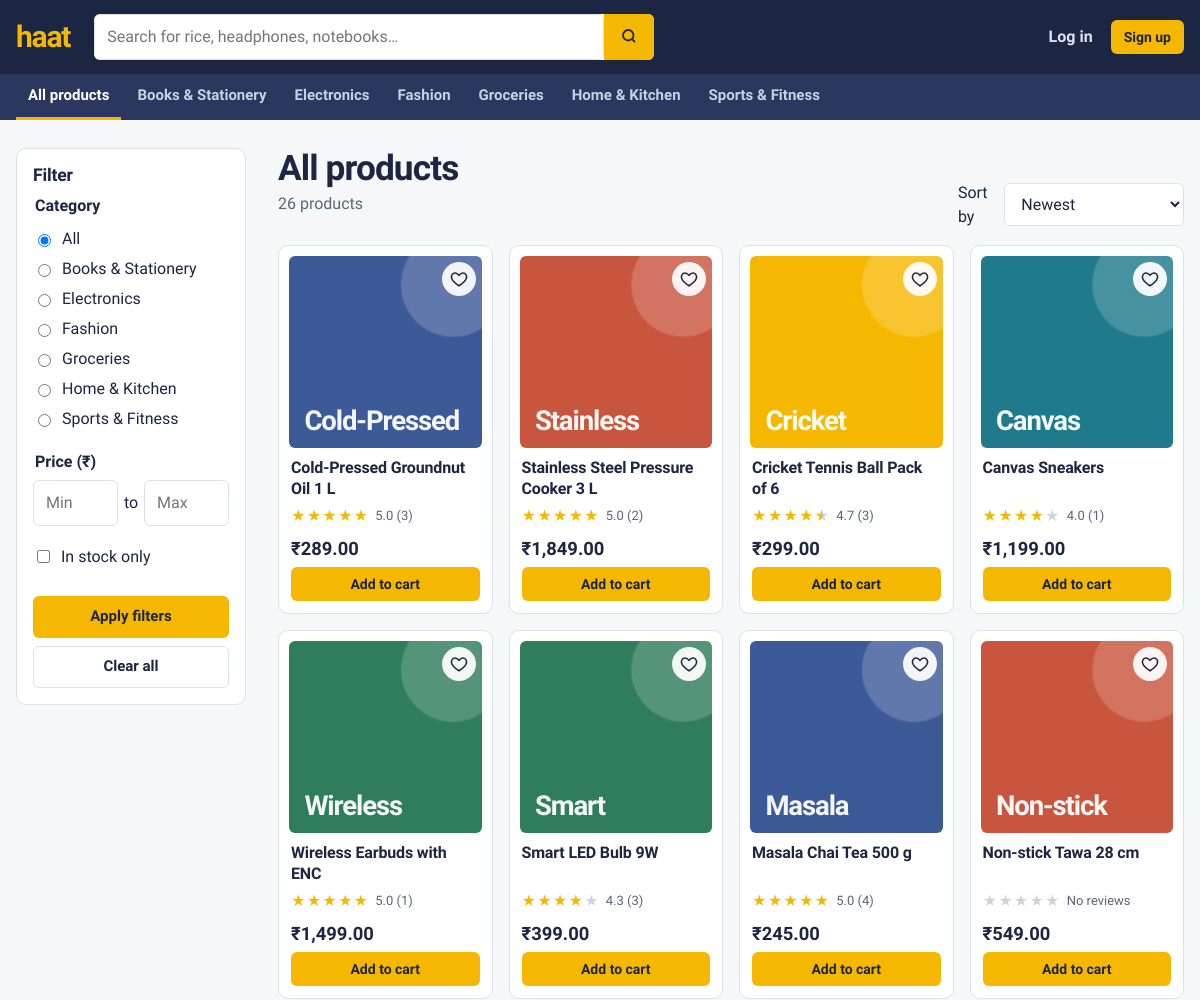
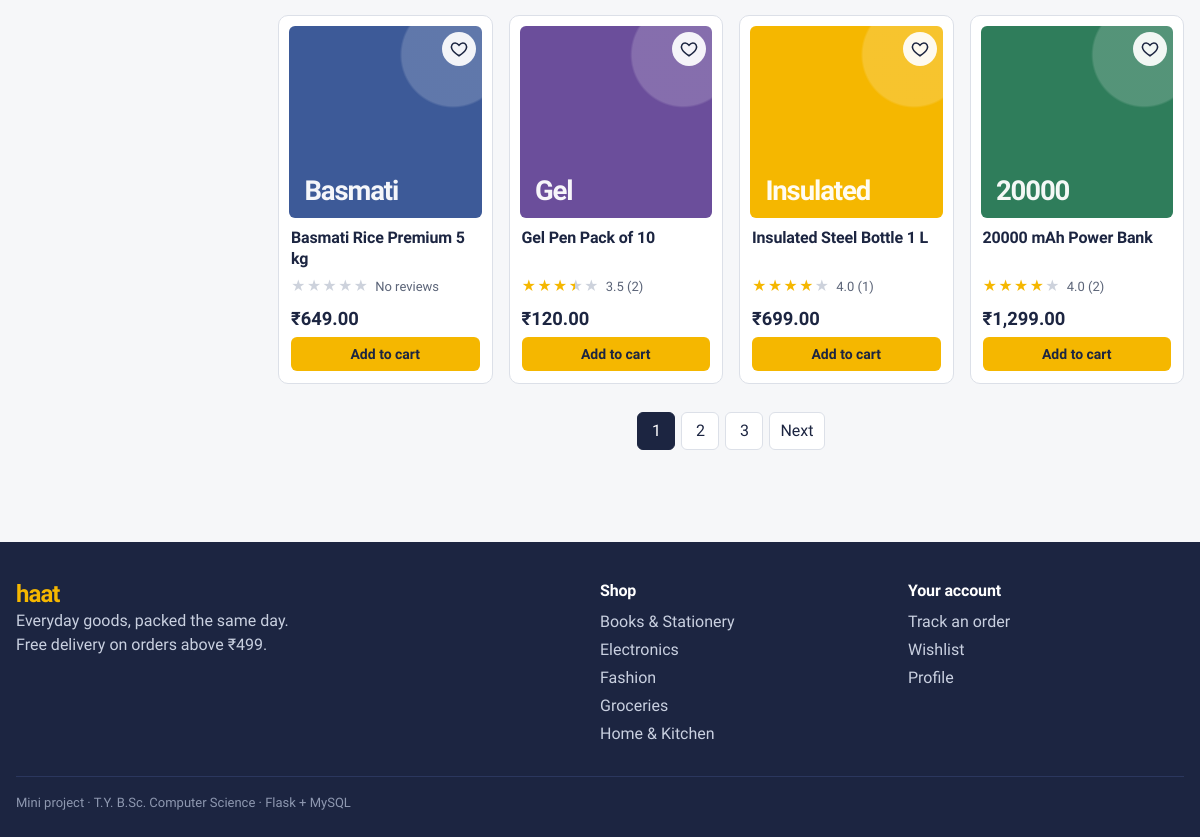
Page /shop on the committed database (2 pictures, top to bottom).
### models.py (models this page shows, shortened)
class Category(db.Model):
    __tablename__ = "categories"
    category_id = db.Column(db.Integer, primary_key=True)
    category_name = db.Column(db.String(100), unique=True, nullable=False)
    description = db.Column(db.Text)
    created_at = db.Column(db.DateTime, default=now)
    products = db.relationship("Product", backref="category", lazy="dynamic")

class Product(db.Model):
    __tablename__ = "products"
    product_id = db.Column(db.Integer, primary_key=True)
    name = db.Column(db.String(150), nullable=False)
    description = db.Column(db.Text)
    price = db.Column(db.Numeric(10, 2), nullable=False)
    stock = db.Column(db.Integer, nullable=False, default=0)
    category_id = db.Column(db.Integer, db.ForeignKey("categories.category_id"), nullable=False)
    image = db.Column(db.String(255))                      # file name in static/uploads
    is_active = db.Column(db.Boolean, nullable=False, default=True)
    created_at = db.Column(db.DateTime, default=now)
    reviews = db.relationship("Review", backref="product", lazy="dynamic",
                              cascade="all, delete-orphan")
    @property
    def rating_avg(self):
        value = db.session.query(func.avg(Review.rating)).filter(
            Review.product_id == self.product_id).scalar()
        return round(float(value), 1) if value else 0
    @property
    def rating_count(self):
        return self.reviews.count()

### modules/products.py (the view)
@bp.route("/shop")
def shop():
    args = request.args
    q = args.get("q", "").strip()
    category_id = args.get("category", type=int)
    min_price = args.get("min", type=float)
    max_price = args.get("max", type=float)
    sort = args.get("sort", "newest")
    in_stock = args.get("in_stock") == "1"
    query = Product.query.filter(Product.is_active.is_(True))
    if q:
        like = f"%{q}%"
        query = query.filter(or_(Product.name.ilike(like), Product.description.ilike(like)))
    if category_id:
        query = query.filter(Product.category_id == category_id)
    if min_price is not None:
        query = query.filter(Product.price >= min_price)
    if max_price is not None:
        query = query.filter(Product.price <= max_price)
    if in_stock:
        query = query.filter(Product.stock > 0)
    if sort == "price_asc":
        query = query.order_by(Product.price.asc())
    elif sort == "price_desc":
        query = query.order_by(Product.price.desc())
    elif sort == "rating":
        sq = _rating_subquery()
        query = (query.outerjoin(sq, Product.product_id == sq.c.pid)
                 .order_by(func.coalesce(sq.c.avg, 0).desc(), Product.name))
    else:
        sort = "newest"
        query = query.order_by(Product.created_at.desc(), Product.product_id.desc())
    pagination = query.paginate(page=args.get("page", 1, type=int),
                                per_page=current_app.config["PRODUCTS_PER_PAGE"],
                                error_out=False)
    category = db.session.get(Category, category_id) if category_id else None
    return render_template("shop/shop.html", pagination=pagination, q=q, category=category,
                           sort=sort, min_price=min_price, max_price=max_price, in_stock=in_stock)

### app.py (called while the page is built)
def _csrf_token():
    if "_csrf" not in session:
        session["_csrf"] = secrets.token_hex(16)
    return session["_csrf"]

def _register_middleware(app):
    @app.before_request
    def csrf_protect():
        if request.method == "POST" and app.config.get("CSRF_ENABLED", True):
            token = request.form.get("csrf_token") or request.headers.get("X-CSRF-Token")
            if not token or token != session.get("_csrf"):
                app.logger.warning("CSRF check failed on %s", request.path)
                abort(400, description="Your session expired. Reload the page and try again.")
    @app.after_request
    def log_request(response):
        if not request.path.startswith("/static"):
            app.logger.debug("%s %s -> %s", request.method, request.path, response.status_code)
        return response

def _register_template_helpers(app):
    app.jinja_env.globals.update(csrf_token=_csrf_token, page_url=page_url, tile_colour=tile_colour)
    app.jinja_env.filters["money"] = money
    @app.context_processor
    def inject_globals():
        cart_count, wish_ids = 0, set()
        if current_user.is_authenticated:
            cart_count = (db.session.query(db.func.coalesce(db.func.sum(CartItem.quantity), 0))
                          .filter(CartItem.user_id == current_user.user_id).scalar())
            wish_ids = {w.product_id for w in
                        WishlistItem.query.filter_by(user_id=current_user.user_id)}
        return {
            "store_name": app.config["STORE_NAME"],
            "nav_categories": Category.query.order_by(Category.category_name).all(),
            "cart_count": cart_count,
            "wish_ids": wish_ids,
        }

### utils/helpers.py (called while the page is built)
def _indian_grouping(whole: str) -> str:
    if len(whole) <= 3:
        return whole
    last3, rest = whole[-3:], whole[:-3]
    groups = []
    while len(rest) > 2:
        groups.insert(0, rest[-2:])
        rest = rest[:-2]
    if rest:
        groups.insert(0, rest)
    return ",".join(groups + [last3])

def money(value, symbol="₹"):
    d = Decimal(str(value or 0)).quantize(Decimal("0.01"))
    sign = "-" if d < 0 else ""
    whole, frac = f"{abs(d):.2f}".split(".")
    return f"{sign}{symbol}{_indian_grouping(whole)}.{frac}"

def tile_colour(category_id):
    return TILE_COLOURS[(category_id or 0) % len(TILE_COLOURS)]

def page_url(page):
    args = request.args.to_dict()
    args["page"] = page
    return url_for(request.endpoint, **(request.view_args or {}), **args)

### templates/shop/shop.html (shortened to what this page needs)
{% extends "base.html" %}
{% import "partials/macros.html" as m with context %}
{% block content %}
<div class="wrap shop-layout">
  <aside class="filters">
    <form method="get" id="filter-form">
      <h2 class="filter-title">Filter</h2>
      <fieldset>
        <legend>Category</legend>
        <label class="radio"><input type="radio" name="category" value="" {{ 'checked' if not category }}> All</label>
        {% for c in nav_categories %}
        <label class="radio"><input type="radio" name="category" value="{{ c.category_id }}" {{ 'checked' if category and category.category_id == c.category_id }}> {{ c.category_name }}</label>
        {% endfor %}
      </fieldset>
      <fieldset>
        <legend>Price (₹)</legend>
        <div class="price-range">
          <label class="sr" for="min">Minimum</label><input id="min" type="number" name="min" min="0" placeholder="Min" value="{{ min_price|int if min_price is not none }}">
          <span>to</span>
          <label class="sr" for="max">Maximum</label><input id="max" type="number" name="max" min="0" placeholder="Max" value="{{ max_price|int if max_price is not none }}">
        </div>
      </fieldset>
      <fieldset>
        <label class="check"><input type="checkbox" name="in_stock" value="1" {{ 'checked' if in_stock }}> In stock only</label>
      </fieldset>
      <button class="btn btn-primary btn-block" type="submit">Apply filters</button>
      <a class="btn btn-ghost btn-block" href="{{ url_for('products.shop') }}">Clear all</a>
    </form>
  </aside>
  <section>
    <div class="results-head">
      <div>
        <h1 class="page-title">{% if q %}Results for “{{ q }}”{% elif category %}{{ category.category_name }}{% else %}All products{% endif %}</h1>
        <p class="muted">{{ pagination.total }} product{{ '' if pagination.total == 1 else 's' }}{% if category and category.description %} · {{ category.description }}{% endif %}</p>
      </div>
      <form method="get" class="sort">
        <label for="sort">Sort by</label>
        <select id="sort" name="sort" data-autosubmit>
          <option value="newest" {{ 'selected' if sort=='newest' }}>Newest</option>
        </select>
      </form>
    </div>
    {% if pagination.items %}
      <div class="grid">{% for p in pagination.items %}{{ m.product_card(p) }}{% endfor %}</div>
      {{ m.pager(pagination) }}
    {% else %}
      <div class="empty-state">
        <h2>No products match these filters</h2>
        <p>Try a shorter search word, widen the price range, or clear the filters.</p>
        <a class="btn btn-primary" href="{{ url_for('products.shop') }}">Clear filters</a>
      </div>
    {% endif %}
  </section>
</div>
{% endblock %}

### templates/base.html (shortened to what this page needs)
<!doctype html>
<html lang="en">
<head>
  <link rel="stylesheet" href="{{ url_for('static', filename='css/style.css') }}">
</head>
<body class="{% block body_class %}{% endblock %}">
{% block header %}
<header class="site-header">
  <div class="wrap header-row">
    <a class="logo" href="{{ url_for('products.home') }}">{{ store_name|lower }}</a>
    <form class="search" action="{{ url_for('products.shop') }}" method="get" role="search">
      <input id="q" name="q" type="search" placeholder="Search for rice, headphones, notebooks…" value="{{ request.args.get('q','') }}">
      <button type="submit" aria-label="Search">
        <svg width="18" height="18" viewBox="0 0 24 24" fill="none" stroke="currentColor" stroke-width="2.4" aria-hidden="true"><circle cx="11" cy="11" r="7"/><path d="m20 20-3.5-3.5"/></svg>
      </button>
    </form>
    <nav class="user-nav" aria-label="Account">
      {% if current_user.is_authenticated %}
        {% if current_user.is_admin %}<a href="{{ url_for('admin.dashboard') }}">Admin</a>{% endif %}
        <a href="{{ url_for('cart.orders') }}">Orders</a>
        <a href="{{ url_for('cart.wishlist') }}">Wishlist{% if wish_ids %} <span class="count">{{ wish_ids|length }}</span>{% endif %}</a>
        <a class="cart-link" href="{{ url_for('cart.view_cart') }}">Cart <span class="count">{{ cart_count }}</span></a>
        <a href="{{ url_for('auth.account') }}" title="Your account" class="avatar">{{ current_user.name[:1]|upper }}</a>
      {% else %}
        <a href="{{ url_for('auth.login') }}">Log in</a>
        <a class="btn btn-sm btn-primary" href="{{ url_for('auth.register') }}">Sign up</a>
      {% endif %}
    </nav>
  </div>
  <nav class="cat-bar" aria-label="Categories">
    <div class="wrap">
      <a href="{{ url_for('products.shop') }}" class="{{ 'on' if request.endpoint=='products.shop' and not request.args.get('category') }}">All products</a>
      {% for c in nav_categories %}
        <a href="{{ url_for('products.shop', category=c.category_id) }}" class="{{ 'on' if request.args.get('category')|int == c.category_id }}">{{ c.category_name }}</a>
      {% endfor %}
    </div>
  </nav>
</header>
{% endblock %}
<main id="main">{% block content %}{% endblock %}</main>
{% block footer %}
<footer class="site-footer">
  <div class="wrap footer-row">
    <div>
      <span class="logo logo-sm">{{ store_name|lower }}</span>
      <p>Everyday goods, packed the same day.<br>Free delivery on orders above ₹499.</p>
    </div>
    <div>
      <h4>Shop</h4>
      {% for c in nav_categories[:5] %}<a href="{{ url_for('products.shop', category=c.category_id) }}">{{ c.category_name }}</a>{% endfor %}
    </div>
    <div>
      <h4>Your account</h4>
      <a href="{{ url_for('cart.orders') }}">Track an order</a>
      <a href="{{ url_for('cart.wishlist') }}">Wishlist</a>
      <a href="{{ url_for('auth.account') }}">Profile</a>
    </div>
  </div>
  <div class="wrap fine">Mini project · T.Y. B.Sc. Computer Science · Flask + MySQL</div>
</footer>
{% endblock %}
</body>
</html>

### templates/partials/macros.html (shortened to what this page needs)
{% macro stars(value, count=None, size='') -%}
<span class="stars {{ size }}" aria-label="{{ value }} out of 5 stars">
  {%- for i in range(1, 6) -%}
    <span class="{{ 'full' if value >= i else ('half' if value >= i - 0.5 else '') }}">★</span>
  {%- endfor -%}
  {% if count is not none %}<span class="star-count">{{ value if value else '' }}{% if count %} ({{ count }}){% else %}No reviews{% endif %}</span>{% endif %}
</span>
{%- endmacro %}
{% macro tile(p, cls='') -%}
{% if p.image %}
  <img class="tile {{ cls }}" src="{{ url_for('static', filename='uploads/' ~ p.image) }}" alt="{{ p.name }}" loading="lazy">
{% else %}
  <div class="tile tile-type {{ cls }}" style="--tile: {{ tile_colour(p.category_id) }}" aria-hidden="true">
    <span>{{ p.name.split()[0] }}</span>
  </div>
{% endif %}
{%- endmacro %}
{% macro product_card(p) -%}
<article class="card">
  <a class="card-link" href="{{ url_for('products.product_detail', product_id=p.product_id) }}">
    {{ tile(p) }}
    <h3>{{ p.name }}</h3>
  </a>
  <div class="card-meta">
    {{ stars(p.rating_avg, p.rating_count, 'sm') }}
  </div>
  <div class="card-foot">
    <span class="price">{{ p.price|money }}</span>
    {% if p.stock == 0 %}
      <span class="tag tag-muted">Out of stock</span>
    {% else %}
      <form method="post" action="{{ url_for('cart.add_to_cart', product_id=p.product_id) }}">
        <button class="btn btn-sm btn-primary" type="submit">Add to cart</button>
      </form>
    {% endif %}
  </div>
  <form class="wish" method="post" action="{{ url_for('cart.toggle_wishlist', product_id=p.product_id) }}">
    <button type="submit" class="wish-btn {{ 'on' if p.product_id in wish_ids }}" aria-label="{{ 'Remove from' if p.product_id in wish_ids else 'Save to' }} wishlist" aria-pressed="{{ 'true' if p.product_id in wish_ids else 'false' }}">
      <svg viewBox="0 0 24 24" width="18" height="18" aria-hidden="true"><path d="M12 21s-7.5-4.6-9.6-9.4C.9 8.1 3 4 6.9 4c2.2 0 3.6 1.2 5.1 3 1.5-1.8 2.9-3 5.1-3C21 4 23.1 8.1 21.6 11.6 19.5 16.4 12 21 12 21z"/></svg>
    </button>
  </form>
</article>
{%- endmacro %}
{% macro pager(pagination) -%}
{% if pagination.pages > 1 %}
<nav class="pager" aria-label="Pages">
  {% for n in pagination.iter_pages(left_edge=1, right_edge=1, left_current=2, right_current=2) %}
    {% if n %}
      {% if n == pagination.page %}<span class="on" aria-current="page">{{ n }}</span>
      {% else %}<a href="{{ page_url(n) }}">{{ n }}</a>{% endif %}
    {% else %}<span class="gap">…</span>{% endif %}
  {% endfor %}
  {% if pagination.has_next %}<a href="{{ page_url(pagination.next_num) }}">Next</a>{% endif %}
</nav>
{% endif %}
{%- endmacro %}

### rows in the picture
Category: category_name "Books & Stationery"
Category: category_name "Electronics"
Category: category_name "Fashion"
Category: category_name "Groceries"
Category: category_name "Home & Kitchen"
Category: category_name "Sports & Fitness"
Product: name "Cold-Pressed", name "Cold-Pressed Groundnut Oil 1 L", value "5.0", count "3", price "₹289.00"
Product: name "Stainless", name "Stainless Steel Pressure Cooker 3 L", value "5.0", count "2", price "₹1,849.00"
Product: name "Cricket", name "Cricket Tennis Ball Pack of 6", value "4.7", count "3", price "₹299.00"
Product: name "Canvas", name "Canvas Sneakers", value "4.0", is_active "1", price "₹1,199.00"
Product: name "Wireless", name "Wireless Earbuds with ENC", value "5.0", is_active "1", price "₹1,499.00"
Product: name "Smart", name "Smart LED Bulb 9W", value "4.3", stock "3", price "₹399.00"
Product: name "Masala", name "Masala Chai Tea 500 g", value "5.0", count "4", price "₹245.00"
Product: name "Non-stick", name "Non-stick Tawa 28 cm", shows "No reviews", price "₹549.00"
Product: name "Basmati", name "Basmati Rice Premium 5 kg", shows "No reviews", price "₹649.00"
Product: name "Gel", name "Gel Pen Pack of 10", value "3.5", count "2", price "₹120.00"
Product: name "Insulated", name "Insulated Steel Bottle 1 L", value "4.0", is_active "1", price "₹699.00"
Product: name "20000", name "20000 mAh Power Bank", value "4.0", category "2", price "₹1,299.00"

### other values in the picture
{{ store_name|lower }} "haat"
{{ pagination.total }} "26"
{{ '' if pagination.total == 1 else 's' }} "s"
{{ n }} "1"
{{ n }} "2" "3"
